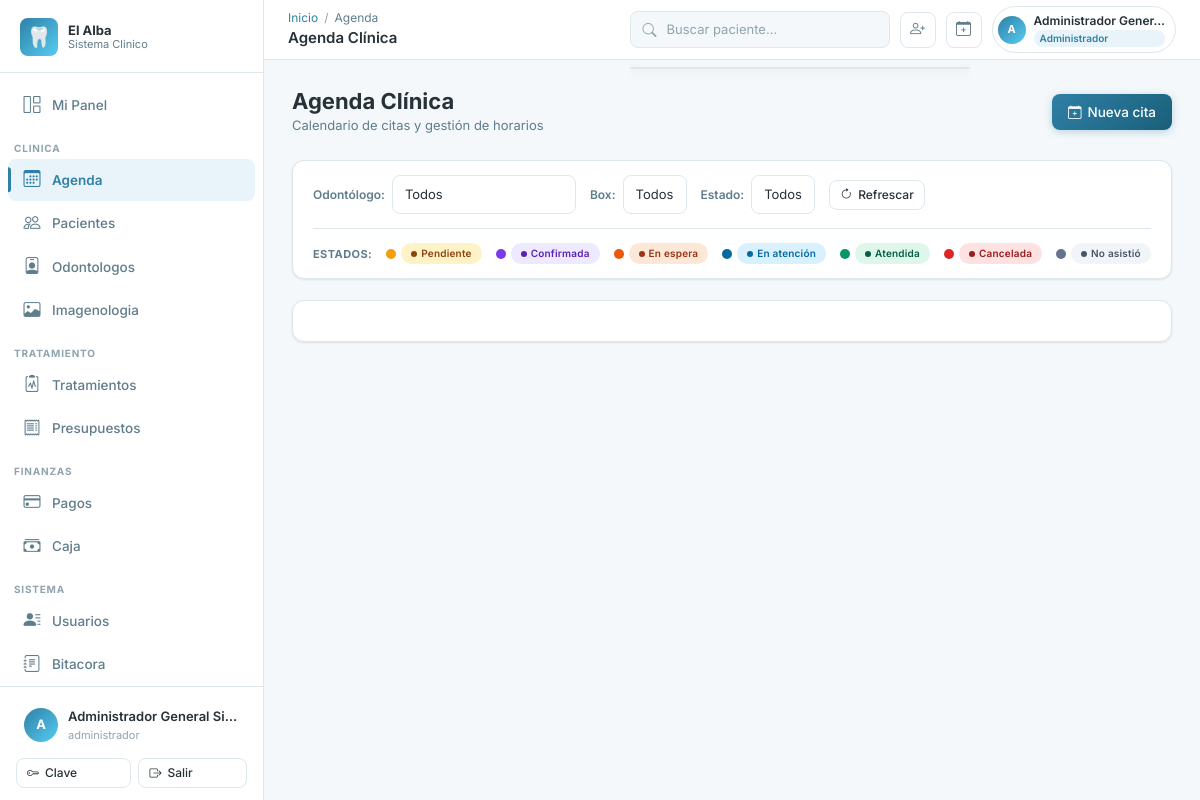
Screenshot of /agenda/ (signed in) with the database file from the repository.
### apps/accounts/models.py (models this page shows, shortened)
class Usuario(AbstractBaseUser):
    ESTADO_ACTIVO = "activo"
    ESTADO_INACTIVO = "inactivo"
    ESTADO_BLOQUEADO = "bloqueado"
    ESTADO_CHOICES = [
        (ESTADO_ACTIVO, "Activo"),
        (ESTADO_INACTIVO, "Inactivo"),
        (ESTADO_BLOQUEADO, "Bloqueado"),
    ]
    id_usuario = models.AutoField(primary_key=True)
    id_persona = models.OneToOneField(
        "personas.Persona",
        db_column="id_persona",
        on_delete=models.RESTRICT,
        related_name="usuario",
    )
    username = models.CharField(max_length=50, unique=True)
    password_hash = models.CharField(max_length=255)
    estado_acceso = models.CharField(
        max_length=20, choices=ESTADO_CHOICES, default=ESTADO_ACTIVO
    )
    ultimo_acceso = models.DateTimeField(null=True, blank=True)
    fecha_creacion = models.DateTimeField(default=timezone.now)
    fecha_actualizacion = models.DateTimeField(auto_now=True)
    is_staff = models.BooleanField(default=False)
    is_superuser = models.BooleanField(default=False)
    PASSWORD_FIELD = "password_hash"
    USERNAME_FIELD = "username"
    REQUIRED_FIELDS = []
    objects = UsuarioManager()
    class Meta:
        db_table = "usuarios"
        verbose_name = "Usuario"
        verbose_name_plural = "Usuarios"
        permissions = [
            ("disable_usuario", "Puede inhabilitar usuario"),
            ("reactivate_usuario", "Puede reactivar usuario"),
            ("reset_password_usuario", "Puede resetear password de usuario"),
        ]
    def has_perm(self, perm, obj=None):
        if self.is_superuser:
            return True
    def has_perms(self, perm_list, obj=None):
        if not isinstance(perm_list, (list, tuple)):
            perm_list = [perm_list]
        return all(self.has_perm(perm, obj) for perm in perm_list)
    def tiene_rol(self, *roles: str) -> bool:
        if self.is_superuser:
            return True
    @property
    def password(self):
        return self.password_hash
    @password.setter
    def password(self, value):
        self.password_hash = value
    @property
    def nombre_completo(self):
        try:
            return self.id_persona.nombre_completo
        except Exception:
            return self.username

### apps/personas/models.py (models this page shows, shortened)
class Persona(models.Model):
    ESTADO_ACTIVO = "activo"
    ESTADO_INACTIVO = "inactivo"
    ESTADO_CHOICES = [
        (ESTADO_ACTIVO, "Activo"),
        (ESTADO_INACTIVO, "Inactivo"),
    ]
    id_persona = models.AutoField(primary_key=True)
    rut = models.CharField(max_length=12, unique=True)
    nombres = models.CharField(max_length=80)
    apellido_paterno = models.CharField(max_length=50)
    apellido_materno = models.CharField(max_length=50, null=True, blank=True)
    fecha_nacimiento = models.DateField(null=True, blank=True)
    id_sexo = models.ForeignKey(
        Sexo,
        db_column="id_sexo",
        on_delete=models.RESTRICT,
        null=True,
        blank=True,
        related_name="personas",
    )
    correo = models.CharField(max_length=120, unique=True, null=True, blank=True)
    telefono = models.CharField(max_length=20, null=True, blank=True)
    direccion = models.CharField(max_length=150, null=True, blank=True)
    comuna = models.CharField(max_length=80, null=True, blank=True)
    ciudad = models.CharField(max_length=80, null=True, blank=True)
    estado_persona = models.CharField(
        max_length=20, choices=ESTADO_CHOICES, default=ESTADO_ACTIVO
    )
    fecha_creacion = models.DateTimeField(default=timezone.now)
    fecha_actualizacion = models.DateTimeField(auto_now=True)
    class Meta:
        db_table = "personas"
        verbose_name = "Persona"
        verbose_name_plural = "Personas"
        indexes = [
            models.Index(fields=["rut"], name="idx_personas_rut"),
            models.Index(fields=["id_sexo"], name="idx_personas_id_sexo"),
        ]
    @property
    def nombre_completo(self) -> str:
        partes = [self.nombres, self.apellido_paterno]
        if self.apellido_materno:
            partes.append(self.apellido_materno)
        return " ".join(partes)

### apps/agenda/views.py (the view)
# urls.py: path("", views.CalendarioView.as_view(), name="calendario"),
class CalendarioView(PermisoRequeridoMixin, View):
    permission_required = "agenda.view_cita"
    template_name = "agenda/calendario.html"
    def get(self, request):
        boxes = Box.objects.filter(estado_box="activo")
        from apps.odontologos.models import Odontologo
        odontologos = Odontologo.objects.filter(
            estado_profesional="activo"
        ).select_related("id_usuario__id_persona")
        estados = EstadoCita.objects.all()
        return render(request, self.template_name, {
            "boxes": boxes,
            "odontologos": odontologos,
            "estados": estados,
        })

### templates/agenda/calendario.html (shortened to what this page needs)
{% extends 'base.html' %}
{% load core_tags %}
{% block topbar_title %}Agenda Clínica{% endblock %}
{% block breadcrumb %}<a href="{% url 'dashboard:index' %}">Inicio</a><span class="breadcrumb-sep">/</span>Agenda{% endblock %}
{% block extra_css %}
<link href="https://cdn.jsdelivr.net/npm/fullcalendar@6.1.11/index.global.min.css" rel="stylesheet">
{% endblock %}
{% block content %}
<div class="page-header">
  <div>
    <h1 class="page-title">Agenda Clínica</h1>
    <p class="page-subtitle">Calendario de citas y gestión de horarios</p>
  </div>
  {% if perms.agenda.add_cita %}
  <a href="{% url 'agenda:crear_cita' %}" class="btn btn-clinical"><i class="bi bi-calendar-plus" aria-hidden="true"></i> Nueva cita</a>
  {% endif %}
</div>
<div class="card mb-4">
  <div class="card-body" style="padding:14px 20px;">
    <div class="d-flex gap-3 flex-wrap align-items-center">
      <div class="d-flex align-items-center gap-2">
        <label for="filtro-odontologo" style="font-size:12px;font-weight:600;white-space:nowrap;color:var(--color-texto-suave);">Odontólogo:</label>
        <select id="filtro-odontologo" class="form-select" style="max-width:200px;font-size:13px;" aria-label="Filtrar por odontólogo">
          <option value="">Todos</option>
        </select>
      </div>
      <div class="d-flex align-items-center gap-2">
        <label for="filtro-box" style="font-size:12px;font-weight:600;white-space:nowrap;color:var(--color-texto-suave);">Box:</label>
        <select id="filtro-box" class="form-select" style="max-width:140px;font-size:13px;" aria-label="Filtrar por box">
          <option value="">Todos</option>
        </select>
      </div>
      <div class="d-flex align-items-center gap-2">
        <label for="filtro-estado" style="font-size:12px;font-weight:600;white-space:nowrap;color:var(--color-texto-suave);">Estado:</label>
        <select id="filtro-estado" class="form-select" style="max-width:160px;font-size:13px;" aria-label="Filtrar por estado">
          <option value="">Todos</option>
        </select>
      </div>
      <button class="btn btn-outline btn-sm" id="btn-refrescar" aria-label="Refrescar agenda">
        <i class="bi bi-arrow-clockwise" aria-hidden="true"></i> Refrescar
      </button>
    </div>
    <div class="d-flex flex-wrap gap-3 mt-3 pt-3" style="border-top:1px solid var(--color-borde);" role="note" aria-label="Leyenda de estados de cita">
      <span style="font-size:11px;font-weight:700;color:var(--color-texto-suave);text-transform:uppercase;letter-spacing:.04em;align-self:center;">Estados:</span>
      <span class="legend-item"><span class="legend-dot" style="background:#f59e0b;" aria-hidden="true"></span><span class="badge-estado pendiente" style="font-size:10px;">Pendiente</span></span>
      <span class="legend-item"><span class="legend-dot" style="background:#7c3aed;" aria-hidden="true"></span><span class="badge-estado confirmada" style="font-size:10px;">Confirmada</span></span>
      <span class="legend-item"><span class="legend-dot" style="background:#ea580c;" aria-hidden="true"></span><span class="badge-estado en_espera" style="font-size:10px;">En espera</span></span>
      <span class="legend-item"><span class="legend-dot" style="background:#0369a1;" aria-hidden="true"></span><span class="badge-estado en_atencion" style="font-size:10px;">En atención</span></span>
      <span class="legend-item"><span class="legend-dot" style="background:#059669;" aria-hidden="true"></span><span class="badge-estado atendida" style="font-size:10px;">Atendida</span></span>
      <span class="legend-item"><span class="legend-dot" style="background:#dc2626;" aria-hidden="true"></span><span class="badge-estado cancelada" style="font-size:10px;">Cancelada</span></span>
      <span class="legend-item"><span class="legend-dot" style="background:#64748b;" aria-hidden="true"></span><span class="badge-estado no_asistio" style="font-size:10px;">No asistió</span></span>
    </div>
  </div>
</div>
<div class="card">
  <div class="card-body">
  </div>
</div>
{% endblock %}

### templates/base.html (shortened to what this page needs)
{% load static core_tags %}
<!DOCTYPE html>
<html lang="es">
<head>
  <link rel="stylesheet" href="https://cdn.jsdelivr.net/npm/bootstrap-icons@1.11.3/font/bootstrap-icons.min.css">
  <link href="https://cdn.jsdelivr.net/npm/bootstrap@5.3.3/dist/css/bootstrap.min.css" rel="stylesheet">
  <link rel="stylesheet" href="{% static 'css/main.css' %}">
  {% block extra_css %}{% endblock %}
</head>
<body>
<div class="app-wrapper">
  <aside class="sidebar" id="sidebar" role="navigation" aria-label="Menu principal">
    <div class="sidebar-logo">
      <div class="sidebar-logo-icon" aria-hidden="true">&#x1F9B7;</div>
      <div class="sidebar-logo-text">
        El Alba
        <small>Sistema Clinico</small>
      </div>
    </div>
    <nav class="sidebar-nav">
      <a href="{% url 'dashboard:index' %}" class="sidebar-link" id="nav-dashboard">
        <span class="nav-icon"><i class="bi bi-grid-1x2" aria-hidden="true"></i></span>
        {% if request.user|user_tiene_rol:'odontologo' %}Mi Panel{% elif request.user|user_tiene_rol:'recepcionista,administrativo' %}Recepcion{% else %}Dashboard{% endif %}
      </a>
      {% if request.user|user_tiene_rol:'administrador,director,director_clinico' %}
      <div class="sidebar-section">Clinica</div>
      <a href="{% url 'agenda:calendario' %}" class="sidebar-link" id="nav-agenda"><span class="nav-icon"><i class="bi bi-calendar3" aria-hidden="true"></i></span>Agenda</a>
      <a href="{% url 'pacientes:lista' %}" class="sidebar-link" id="nav-pacientes"><span class="nav-icon"><i class="bi bi-people" aria-hidden="true"></i></span>Pacientes</a>
      <a href="{% url 'odontologos:lista' %}" class="sidebar-link" id="nav-odontologos"><span class="nav-icon"><i class="bi bi-person-badge" aria-hidden="true"></i></span>Odontologos</a>
      <a href="{% url 'imagenologia:lista' %}" class="sidebar-link" id="nav-imagenologia"><span class="nav-icon"><i class="bi bi-image" aria-hidden="true"></i></span>Imagenologia</a>
      <div class="sidebar-section">Tratamiento</div>
      <a href="{% url 'tratamientos:lista' %}" class="sidebar-link" id="nav-tratamientos"><span class="nav-icon"><i class="bi bi-clipboard2-pulse" aria-hidden="true"></i></span>Tratamientos</a>
      <a href="{% url 'presupuestos:lista' %}" class="sidebar-link" id="nav-presupuestos"><span class="nav-icon"><i class="bi bi-receipt" aria-hidden="true"></i></span>Presupuestos</a>
      <div class="sidebar-section">Finanzas</div>
      <a href="{% url 'pagos:lista' %}" class="sidebar-link" id="nav-pagos"><span class="nav-icon"><i class="bi bi-credit-card" aria-hidden="true"></i></span>Pagos</a>
      <a href="{% url 'caja:lista' %}" class="sidebar-link" id="nav-caja"><span class="nav-icon"><i class="bi bi-cash-stack" aria-hidden="true"></i></span>Caja</a>
      <div class="sidebar-section">Sistema</div>
      <a href="{% url 'personas:lista' %}" class="sidebar-link" id="nav-personas"><span class="nav-icon"><i class="bi bi-person-lines-fill" aria-hidden="true"></i></span>Usuarios</a>
      <a href="{% url 'auditoria:lista' %}" class="sidebar-link" id="nav-auditoria"><span class="nav-icon"><i class="bi bi-journal-text" aria-hidden="true"></i></span>Bitacora</a>
      {% else %}
      <a href="{% url 'pacientes:lista' %}" class="sidebar-link"><span class="nav-icon"><i class="bi bi-people" aria-hidden="true"></i></span>Pacientes</a>
      <a href="{% url 'agenda:calendario' %}" class="sidebar-link"><span class="nav-icon"><i class="bi bi-calendar3" aria-hidden="true"></i></span>Agenda</a>
      {% endif %}
    </nav>
    <div class="sidebar-footer">
      <div class="sidebar-user" role="button" tabindex="0" aria-label="Opciones de usuario">
        <div class="sidebar-user-avatar" aria-hidden="true">{{ request.user.username|first|upper }}</div>
        <div class="sidebar-user-info">
          <div class="sidebar-user-name">{{ request.user.nombre_completo }}</div>
          <div class="sidebar-user-role">
            {% for rol in usuario_roles %}{{ rol }}{% if not forloop.last %}, {% endif %}{% endfor %}
          </div>
        </div>
      </div>
      <div class="mt-2 d-flex gap-2">
        <a href="{% url 'accounts:cambiar_password' %}" class="btn btn-outline btn-sm flex-fill">
          <i class="bi bi-key" aria-hidden="true"></i> Clave
        </a>
        <form method="post" action="{% url 'accounts:logout' %}" class="flex-fill">
          <button type="submit" class="btn btn-outline btn-sm w-100">
            <i class="bi bi-box-arrow-right" aria-hidden="true"></i> Salir
          </button>
        </form>
      </div>
    </div>
  </aside>
  <div class="main-content">
    <header class="topbar" role="banner">
      <div class="topbar-left">
        <div>
          <nav aria-label="Ruta actual" class="breadcrumb mb-0 d-none d-md-flex">
            {% block breadcrumb %}<a href="{% url 'dashboard:index' %}">Inicio</a>{% endblock %}
          </nav>
          <span class="topbar-title">{% block topbar_title %}Panel{% endblock %}</span>
        </div>
      </div>
      <div class="topbar-actions">
        <div class="position-relative">
          <div class="search-box" role="search">
            <i class="bi bi-search" style="color:var(--color-texto-muy-suave);flex-shrink:0;" aria-hidden="true"></i>
            <input
              type="search"
              placeholder="Buscar paciente..."
              hx-get="{% url 'pacientes:buscar_htmx' %}"
              hx-trigger="input changed delay:300ms, search"
              hx-target="#resultados-busqueda-global"
              name="q"
              autocomplete="off"
              id="busqueda-global"
              aria-label="Buscador universal"
              aria-autocomplete="list"
              aria-controls="resultados-busqueda-global"
            >
          </div>
          <div id="resultados-busqueda-global" class="search-results-dropdown" role="listbox" aria-label="Resultados de busqueda"></div>
        </div>
        {% if request.user|user_tiene_rol:'administrador,recepcionista,administrativo,director' %}
        <a href="{% url 'pacientes:crear' %}" class="topbar-icon-btn d-none d-lg-flex" title="Nuevo paciente" aria-label="Nuevo paciente">
          <i class="bi bi-person-plus" aria-hidden="true"></i>
        </a>
        <a href="{% url 'agenda:crear_cita' %}" class="topbar-icon-btn d-none d-lg-flex" title="Nueva cita" aria-label="Nueva cita">
          <i class="bi bi-calendar-plus" aria-hidden="true"></i>
        </a>
        {% endif %}
        <div class="topbar-user-chip" id="topbar-user-menu" role="button" tabindex="0" aria-label="Menu de usuario">
          <div class="topbar-user-avatar" aria-hidden="true">{{ request.user.username|first|upper }}</div>
          <div class="d-none d-md-block">
            <div class="topbar-user-name">{{ request.user.nombre_completo|truncatechars:20 }}</div>
            {% for rol in usuario_roles|slice:":1" %}
            <div class="topbar-role-chip">{{ rol }}</div>
            {% endfor %}
          </div>
        </div>
      </div>
    </header>
    <main class="page-content" id="main-content" tabindex="-1">
      {% block content %}{% endblock %}
    </main>
  </div>
</div>
</body>
</html>

### rows the page displays
Usuario: user.username|first "A", user.nombre_completo "Administrador General Si…", user.nombre_completo "Administrador Gener…"

### other values shown
{{ rol }} "administrador"
{{ rol }} "Administrador"
